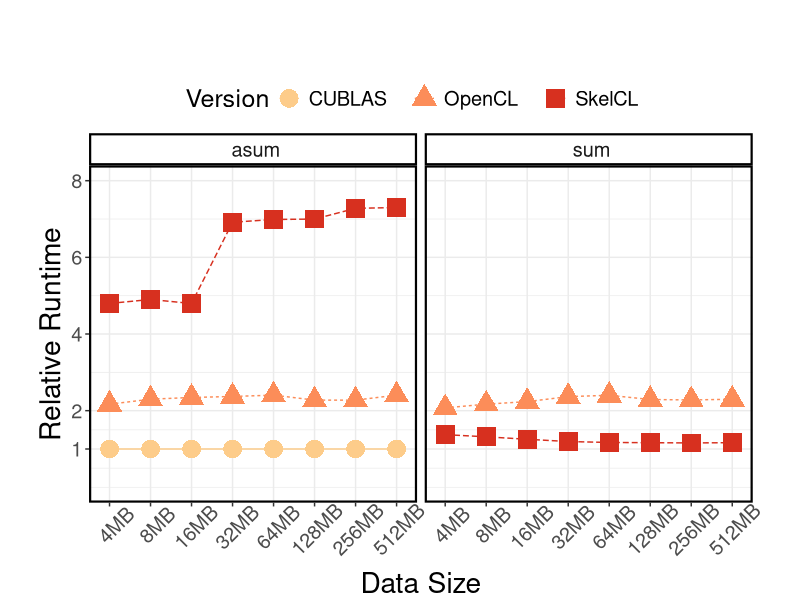
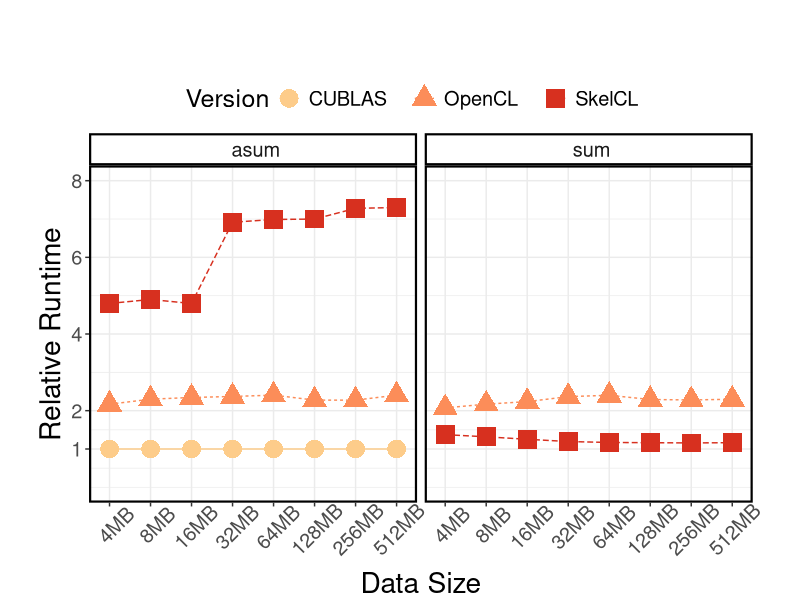

Recreate these plots in R, in order.
require('ggplot2')
require('grid')
require('reshape2')

# row.names = NULL forces numbering of the lines and, thus, preserves the order
performance <- read.csv("reduce.csv", sep=";", comment.char="#", header=TRUE, row.names=NULL)
#performance <- melt(performance)
#colnames(performance) <- c("Size", "Versions", "value")

rownumbers <- as.integer(row.names(performance))

# ====Default settins====
theme <- theme_bw() +
  theme(text = element_text(size = 18),
        axis.title = element_text(size = rel(1.125), vjust = 1),
        axis.text.x = element_text(angle = 45, vjust = 0.7),
        panel.border = element_rect(linetype = "solid", colour = "black", size = 1.5),
        plot.margin = unit(c(2,1.2,0,1), 'cm'),
        legend.position="top",
        strip.background = element_rect(colour = "black", fill = "white", size = 1.5))

labs <- labs(x = "Data Size", y = "Relative Runtime")

# create plot
plot <- ggplot(performance, aes(x = reorder(Size, rownumbers), y = factor, group=group, color=Version)) +
  geom_line(aes(linetype=Version)) +
  geom_point(size=6, aes(shape=Version)) +
  scale_y_continuous(limits=c(0, 8), breaks=c(1, 2, 4, 6, 8)) +
  scale_x_discrete(expand=c(0,0.5)) +
  scale_color_manual(values=c("#fdcc8a", "#fc8d59", "#d7301f")) +
  facet_grid(. ~ Benchmark) + theme + labs

# save plot to file
ggsave(file = "reduce.pdf", width = 8, height = 6)

plot

